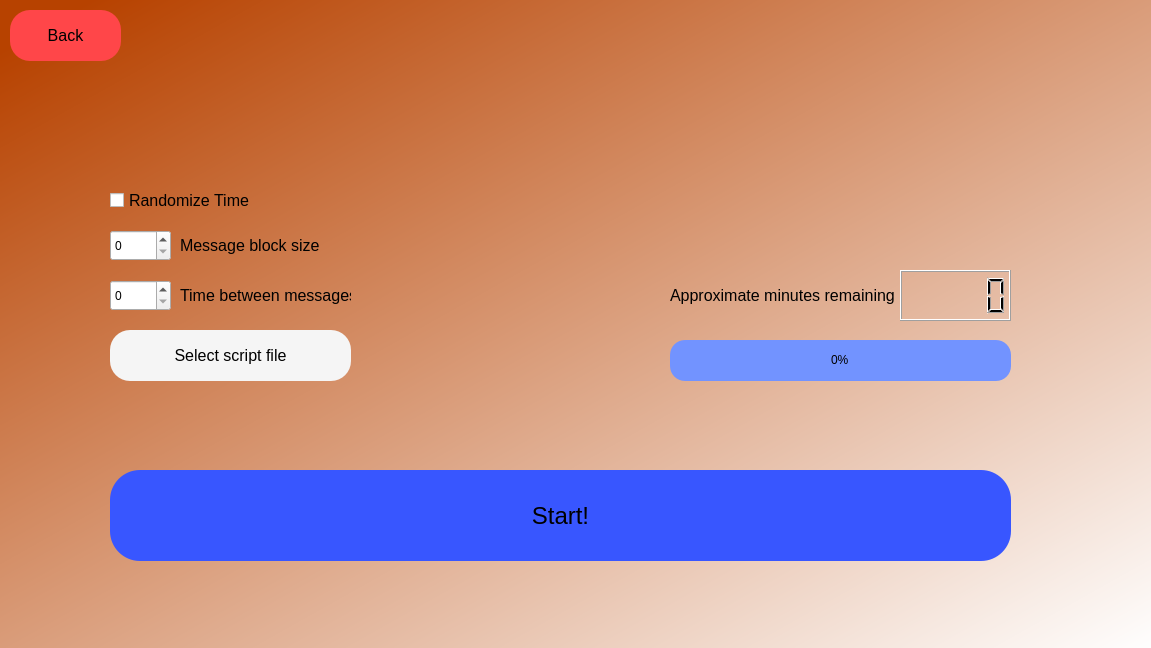
<?xml version="1.0" encoding="UTF-8"?>
<ui version="4.0">
 <class>scriptBased</class>
 <widget class="QDialog" name="scriptBased">
  <property name="geometry">
   <rect>
    <x>0</x>
    <y>0</y>
    <width>1151</width>
    <height>648</height>
   </rect>
  </property>
  <property name="font">
   <font>
    <family>Segoe UI</family>
   </font>
  </property>
  <property name="windowTitle">
   <string>Script based- {solar}</string>
  </property>
  <widget class="QWidget" name="background" native="true">
   <property name="geometry">
    <rect>
     <x>0</x>
     <y>0</y>
     <width>1151</width>
     <height>651</height>
    </rect>
   </property>
   <property name="styleSheet">
    <string notr="true">QWidget#background{
background-color: qlineargradient(spread:pad, x1:0, y1:0, x2:1, y2:1, stop:0.0397727 rgba(183, 66, 0, 255), stop:1 rgba(255, 255, 255, 255));}</string>
   </property>
   <widget class="QLabel" name="scriptbasedLabel">
    <property name="geometry">
     <rect>
      <x>0</x>
      <y>-110</y>
      <width>1151</width>
      <height>111</height>
     </rect>
    </property>
    <property name="font">
     <font>
      <family>Segoe UI Light</family>
      <pointsize>40</pointsize>
      <weight>50</weight>
      <bold>false</bold>
      <kerning>true</kerning>
     </font>
    </property>
    <property name="text">
     <string>Script-based Spammer</string>
    </property>
    <property name="alignment">
     <set>Qt::AlignCenter</set>
    </property>
   </widget>
   <widget class="QCheckBox" name="randomizeTime">
    <property name="geometry">
     <rect>
      <x>110</x>
      <y>190</y>
      <width>141</width>
      <height>21</height>
     </rect>
    </property>
    <property name="font">
     <font>
      <family>Segoe UI</family>
      <pointsize>12</pointsize>
     </font>
    </property>
    <property name="text">
     <string>Randomize Time</string>
    </property>
   </widget>
   <widget class="QSpinBox" name="messageBlockSize">
    <property name="geometry">
     <rect>
      <x>110</x>
      <y>230</y>
      <width>61</width>
      <height>31</height>
     </rect>
    </property>
    <property name="styleSheet">
     <string notr="true"/>
    </property>
   </widget>
   <widget class="QLabel" name="timeBetweenMessagesLabel">
    <property name="geometry">
     <rect>
      <x>180</x>
      <y>280</y>
      <width>171</width>
      <height>31</height>
     </rect>
    </property>
    <property name="font">
     <font>
      <family>Segoe UI</family>
      <pointsize>12</pointsize>
     </font>
    </property>
    <property name="text">
     <string>Time between messages</string>
    </property>
   </widget>
   <widget class="QSpinBox" name="timeBetweenMessages">
    <property name="geometry">
     <rect>
      <x>110</x>
      <y>280</y>
      <width>61</width>
      <height>31</height>
     </rect>
    </property>
    <property name="styleSheet">
     <string notr="true"/>
    </property>
   </widget>
   <widget class="QLabel" name="label_2">
    <property name="geometry">
     <rect>
      <x>180</x>
      <y>230</y>
      <width>171</width>
      <height>31</height>
     </rect>
    </property>
    <property name="font">
     <font>
      <family>Segoe UI</family>
      <pointsize>12</pointsize>
     </font>
    </property>
    <property name="text">
     <string>Message block size</string>
    </property>
   </widget>
   <widget class="QPushButton" name="scriptFile">
    <property name="geometry">
     <rect>
      <x>110</x>
      <y>330</y>
      <width>241</width>
      <height>51</height>
     </rect>
    </property>
    <property name="font">
     <font>
      <family>Segoe UI</family>
      <pointsize>12</pointsize>
     </font>
    </property>
    <property name="styleSheet">
     <string notr="true">border-radius:20px;
background-color: rgb(245, 245, 245);</string>
    </property>
    <property name="text">
     <string>Select script file</string>
    </property>
   </widget>
   <widget class="QPushButton" name="startButton">
    <property name="geometry">
     <rect>
      <x>110</x>
      <y>470</y>
      <width>901</width>
      <height>91</height>
     </rect>
    </property>
    <property name="font">
     <font>
      <family>Segoe UI</family>
      <pointsize>18</pointsize>
     </font>
    </property>
    <property name="styleSheet">
     <string notr="true">border-radius:30px;
background-color: rgb(56, 86, 255);</string>
    </property>
    <property name="text">
     <string>Start!</string>
    </property>
   </widget>
   <widget class="QLCDNumber" name="minutesRemainingDisplay">
    <property name="geometry">
     <rect>
      <x>900</x>
      <y>270</y>
      <width>111</width>
      <height>51</height>
     </rect>
    </property>
   </widget>
   <widget class="QLabel" name="label_3">
    <property name="geometry">
     <rect>
      <x>670</x>
      <y>270</y>
      <width>231</width>
      <height>51</height>
     </rect>
    </property>
    <property name="font">
     <font>
      <family>Segoe UI</family>
      <pointsize>12</pointsize>
     </font>
    </property>
    <property name="text">
     <string>Approximate minutes remaining</string>
    </property>
   </widget>
   <widget class="QProgressBar" name="progressBar">
    <property name="geometry">
     <rect>
      <x>670</x>
      <y>340</y>
      <width>341</width>
      <height>41</height>
     </rect>
    </property>
    <property name="styleSheet">
     <string notr="true">QProgressBar {
	color: #FFF;
	background-color: rgb(114, 147, 255);
	border-style: none;
	border-radius: 15px;
	text-align: center;
	color: rgb(0, 0, 0);
}
QProgressBar::chunk{
	margin: 5px;
	background-color: rgb(0, 255, 127);
	border-style: none;
	border-radius: 15px
}</string>
    </property>
    <property name="value">
     <number>0</number>
    </property>
    <property name="textVisible">
     <bool>true</bool>
    </property>
   </widget>
   <widget class="QPushButton" name="backButton">
    <property name="geometry">
     <rect>
      <x>10</x>
      <y>10</y>
      <width>111</width>
      <height>51</height>
     </rect>
    </property>
    <property name="font">
     <font>
      <family>Segoe UI</family>
      <pointsize>12</pointsize>
     </font>
    </property>
    <property name="styleSheet">
     <string notr="true">border-radius:20px;
background-color: rgb(255, 70, 73);</string>
    </property>
    <property name="text">
     <string>Back</string>
    </property>
   </widget>
  </widget>
 </widget>
 <resources/>
 <connections/>
</ui>
